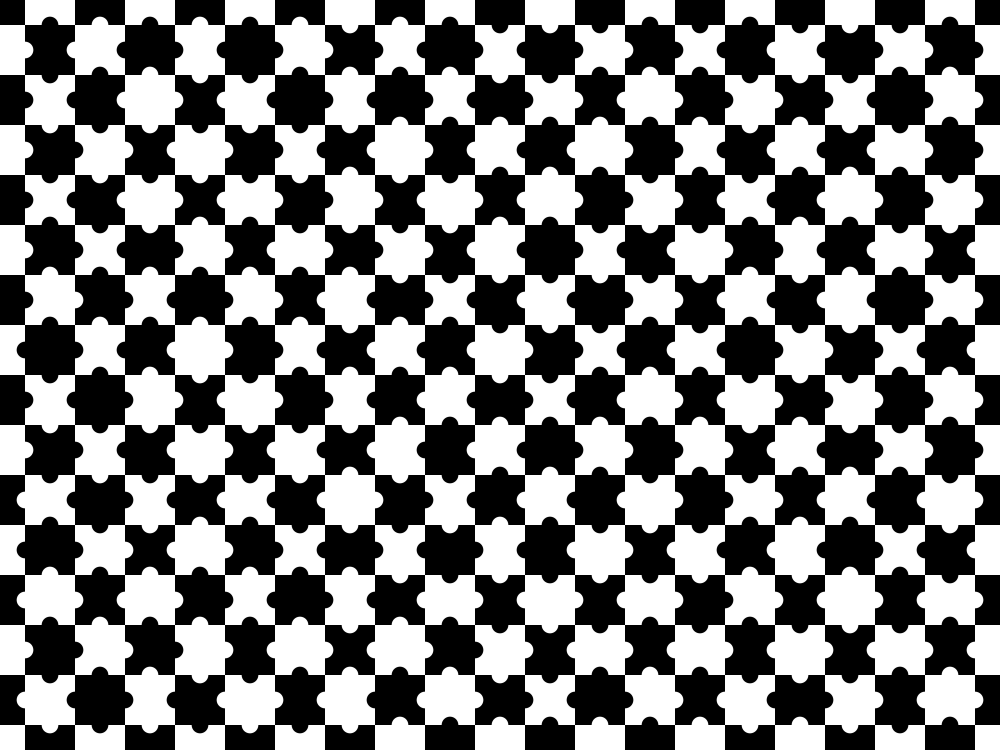
#> input picture puzzle_board/res/19-by-14-puzzle-board.png, 2000 x 1500 px, given in place of Target_1a.png, which was not available (shown at 1/2 size)
$ python pipeline.py   (older library calls are emulated)
#> lines starting #> are read from the running program, lines starting #| are printed output that depends on the picture; pictures that were not available may be replaced by others from this repository, and a replacement may not be noted
### puzzle_board/cornerdetection/preprocessor.py
import cv2
import numpy as np


def read_image_as_normalized_grayscale(image_path):
    image_path = image_path
    image = cv2.imread(image_path)
#> image is the input picture: shape (1500, 2000, 3); min 0, max 255, mean 127.2
    image_grayscale = cv2.cvtColor(image, cv2.COLOR_BGR2GRAY)
    image_grayscale = np.float32(image_grayscale)
    image_grayscale = image_grayscale / np.max(image_grayscale)
    return image_grayscale

### puzzle_board/cornerdetection/utils.py
import cv2
import numpy as np


# [48 lines left out: functions get_eigenvectors_at_maxima, get_sub_pix_brightness, get_sub_pix_brightness_single_point, not called in this run]


def create_average_filtered_image(input_image, filter_size):
    kernel = np.ones((filter_size, filter_size), np.float32) / (filter_size ** 2)
    return cv2.filter2D(input_image, -1, kernel)

### puzzle_board/cornerdetection/hessian_detector.py
from typing import Any
import cv2
import numpy as np
from numpy import ndarray, dtype, bool_
from skimage.feature import peak_local_max


# [15 lines left out: function image_regional_max_as_binary_matrix, not called in this run]


def _apply_filter(image: np.ndarray, kernel: np.ndarray, dst: np.ndarray) -> np.ndarray:
    return cv2.filter2D(image, -1, kernel, dst=dst)


class HessianDetector:

    # [94 lines left out: functions __init__, _allocate_memory, filter_image, _detect_corners_xy, _detect_corners_diagonal, detect_corners, not called in this run]

### puzzle_board/cornerdetection/pipeline.py
import time

import cv2
import matplotlib.pyplot as plt
import numpy as np
from sklearn.neighbors import NearestNeighbors

import neighbour_search
import plotting.hessian_plotting
import sub_pixel_detection
import utils
from corner_checker import CornerChecker
from cornerdetection.preprocessor import read_image_as_normalized_grayscale
from grid.kruskal.old.kruskal_alg import KruskalAlgorithm
from grid.kruskal.optimized.decoder import decode_horizontal_lines, decode_vertical_lines
from grid.kruskal.optimized.optimized_kruskal import OptimizedKruskalAlgorithm
from hessian_detector import HessianDetector, image_regional_max_as_binary_matrix

experimental = False
debug = False

# y-values => row
# x-values => col

if __name__ == "__main__":
    image_grayscale = read_image_as_normalized_grayscale(
#        "c:\\Users\\Stelldinger\\Documents\\MATLAB\\puzzleboardImage10.png")
        "C:\\Users\\Stelldinger\\Documents\\Projekte\\PuzzleBoardDetection\\CalibrationPatternImages\\Target_1a.png")
    # apply gaussian blur to the grayscale image
    image_grayscale = image_grayscale[1200:1800,1200:1400]
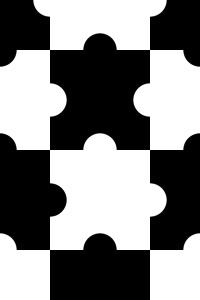
#> image_grayscale: shape (300, 200) float32; min 0, max 1, mean 0.507
    start_gauss = time.time()
    # image_ary = image_grayscale
    # image_grayscale = image = np.array([[1.0, 1.0,1.0,0, 0, 0],
    #                               [1.0, 1.0, 1.0, 0, 0, 0],
    #                               [1.0, 1.0, 1.0, 0, 0, 0],
    #                               [0, 0, 0, 1.0, 1.0, 1.0],
    #                               [0, 0, 0, 1.0, 1.0, 1.0],
    #                               [0, 0, 0, 1.0, 1.0, 1.0],
    #                               ])
    image_ary = cv2.GaussianBlur(image_grayscale, (5, 5), 1)
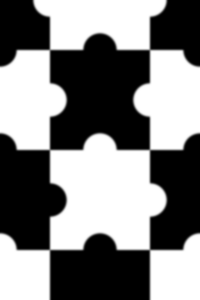
#> image_ary: shape (300, 200) float32; min 0, max 1, mean 0.507
    end_gauss = time.time()
    print(f"Runtime gaussian blur in ms: {(end_gauss-start_gauss) * 1000}")
    average_filtered_image = utils.create_average_filtered_image(image_grayscale, 5)
#> in create_average_filtered_image, `return cv2.filter2D(input_image, -1, kernel)`:
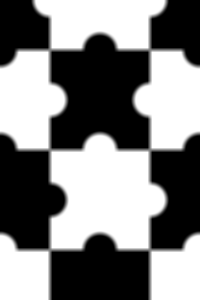
#> returned value: shape (300, 200) float32; min 0, max 1, mean 0.507
    plt.imshow(average_filtered_image, cmap="gray")
    plt.show()
    start = time.time()
    h_d = HessianDetector(image_ary)
#> (the run stopped early here; a loop or call above may not have finished)
